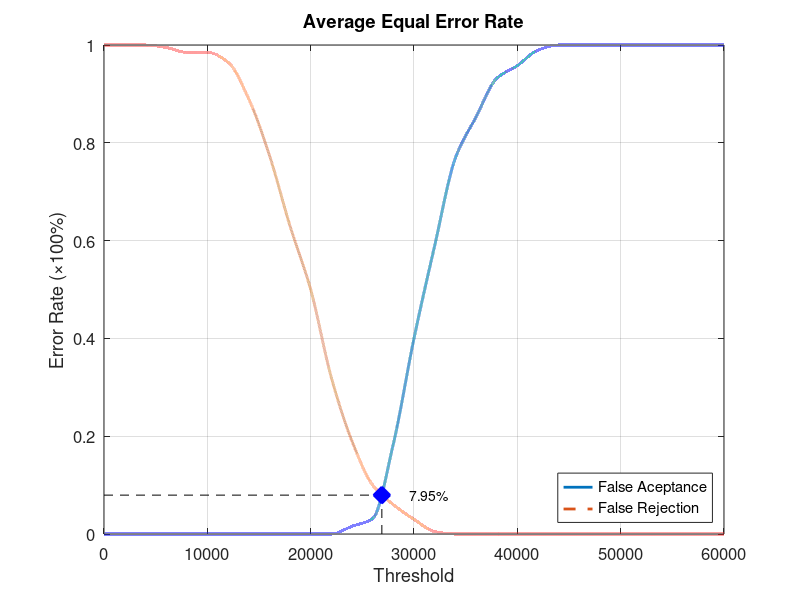
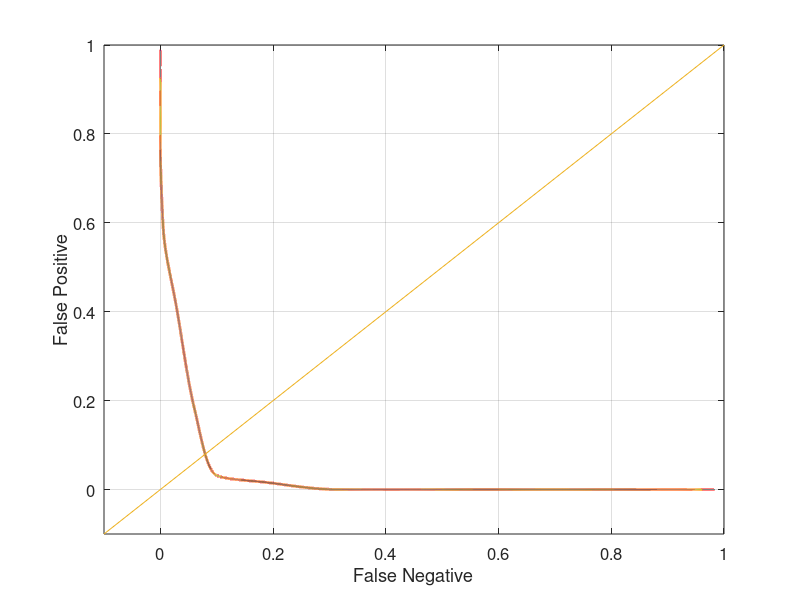

MATLAB code for these plots, in order:
function yEER = Database4_4
close all;
clear;
clc;
x = 0:2000:60000;
xq = 0:0.5:60000;

y0 = [0 0 0 0 0 0 0 0 0 0 0 0 0.0157895 0.0315789 0.184211 0.4 0.589474 0.768421 0.852632 0.931579 0.957895 0.989474 1 1 1 1 1 1 1 1 1];
yy0 = interp1(x, y0, xq, 'pchip');
y1 = [1 1 1 0.995 0.985 0.985 0.965 0.89 0.775 0.63 0.5 0.32 0.19 0.1 0.06 0.03 0.005 0 0 0 0 0 0 0 0 0 0 0 0 0 0];
yy1 = interp1(x, y1, xq, 'pchip');

% Calculating EER: 
y2 = abs(y0 - y1);
find(y2 == min(y2))
yy2 = abs(yy0 - yy1);
xEER = find(yy2 == min(yy2));
xEERIndex = xq(xEER) % X-axis EER
yEER = yy0(xEER) % Y-axis EER

main = figure
plot(xq, yy0,'-','LineWidth', 2);	hold on
plot(xq, yy1,'--','LineWidth', 2);	hold on
plot([xEERIndex xEERIndex], [0 yEER], 'k--');	hold on
plot([0 xEERIndex], [yEER yEER], 'k--');	hold on
plot(xEERIndex, yEER, 'bx', 'LineWidth', 10);	hold on
text(xEERIndex + 10 * xEERIndex / 100, yEER, [num2str(round((10000 * yEER)) / 100) '%'])
legend('False Aceptance', 'False Rejection', 'Location', 'SouthEast')
xlabel('Threshold')
ylabel('Error Rate (\times100%)')
title('Average Equal Error Rate')
set(gca, 'FontSize', 12)
axis([0 60000 0 1])
grid on

print(main, 'Database4_4Main', '-dpng');
FNRxFPR = figure('Color', [1 1 1]);
plot(yy1, yy0, '-', yy1, yy0, 'LineWidth', 2);
hold on
y = -0.1:0.1:1
plot(y, y); 
set(gca, 'FontSize', 12)
xlabel('False Negative')
ylabel('False Positive')
axis([-0.1 1 -0.1 1])
set(gca, 'FontSize', 12)
grid on

print(FNRxFPR, 'Database4_4FNRxFPR','-dpng');
end
